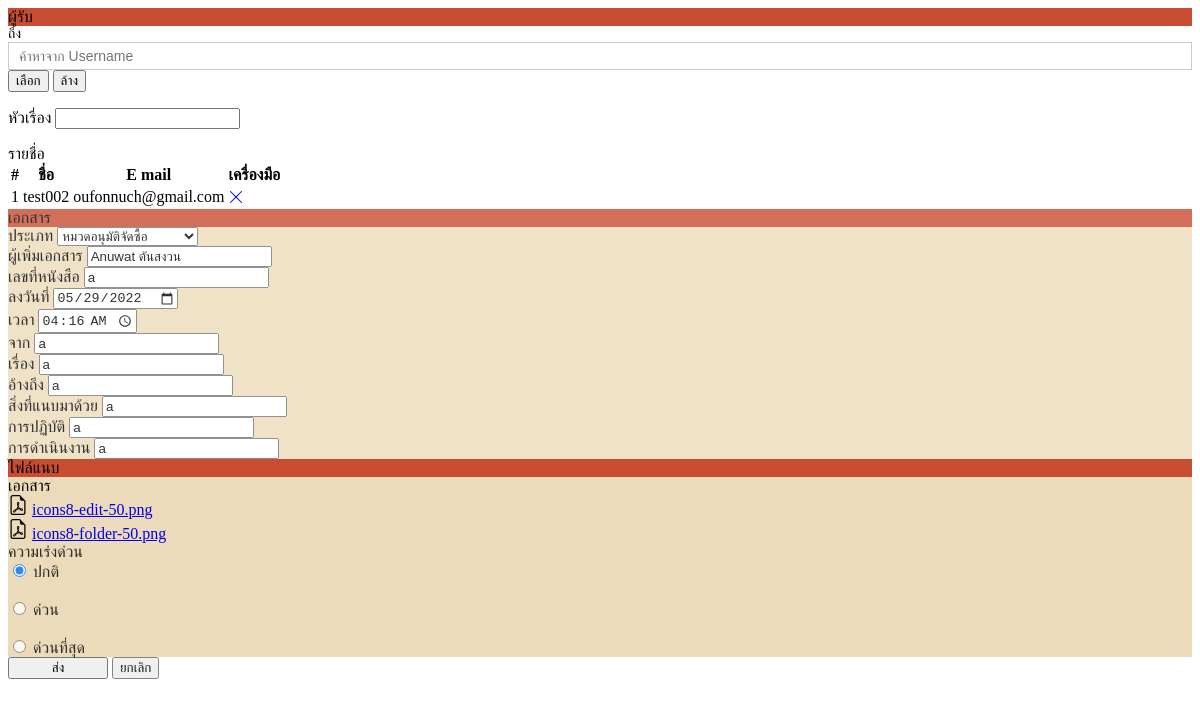
Before: /send_mail.php?doc_id=20 with the older database file.
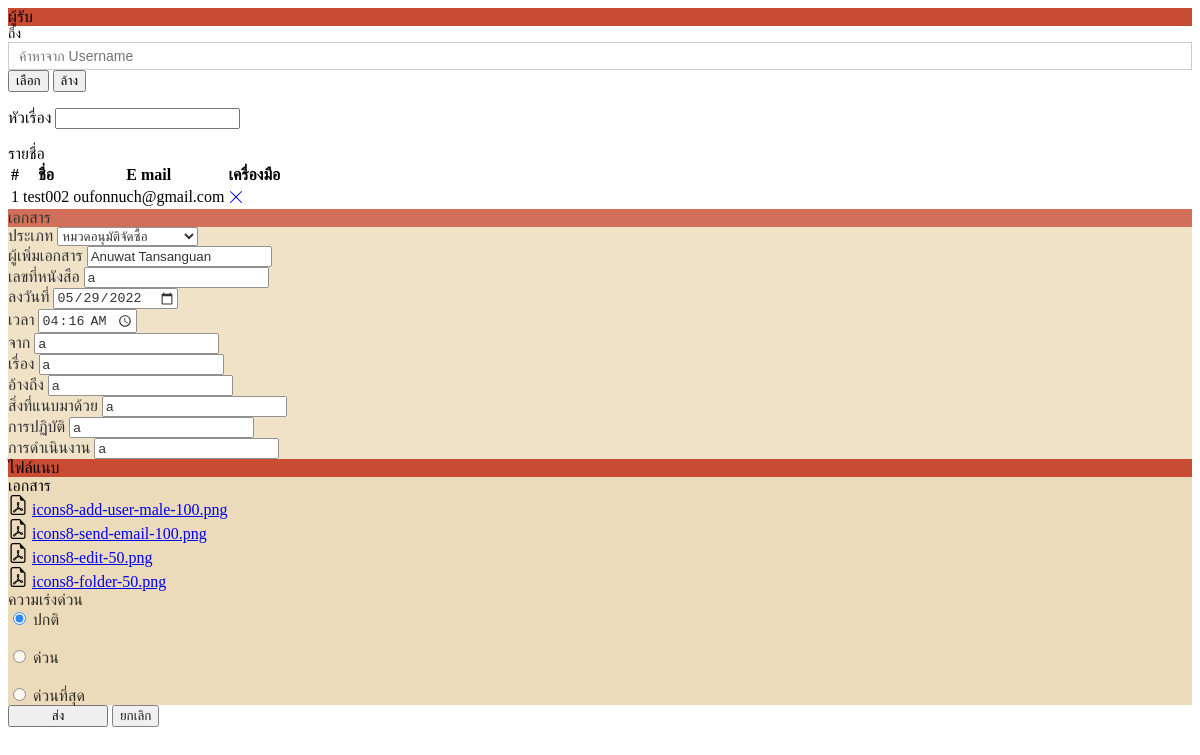
After: the same page with the newer database file.
### tables this page shows
CREATE TABLE `send_mail` (
  `send_mail_id` int(11) NOT NULL,
  `user_id` int(11) NOT NULL,
  `doc_id` int(11) NOT NULL,
  `doc_status_id` int(2) NOT NULL DEFAULT 1,
  `doc_traffic_id` int(11) NOT NULL DEFAULT 1
);

CREATE TABLE `user` (
  `user_id` int(11) NOT NULL,
  `user_username` varchar(50) NOT NULL,
  `user_password` varchar(50) NOT NULL,
  `user_name` varchar(30) NOT NULL,
  `user_lineid` varchar(30) NOT NULL,
  `user_email` varchar(100) NOT NULL,
  `user_tel` varchar(10) NOT NULL,
  `post_id` int(11) NOT NULL,
  `dept_id` int(11) NOT NULL,
  `level_id` int(11) NOT NULL
);

CREATE TABLE `doc_user_file` (
  `doc_user_file_id` int(11) NOT NULL,
  `doc_id` int(11) NOT NULL,
  `doc_user_file_name` varchar(255) NOT NULL
);

### send_mail.php (the view, shortened to what the changed rows need)
<?php
$doc_id = $_GET['doc_id'];
$sql = "SELECT * FROM `document` WHERE `doc_id` = $doc_id";
$result = mysqli_query($conn, $sql);
$row = mysqli_fetch_assoc($result);
$user_id = $row['user_id'];
$sql_user = "SELECT * FROM `user` WHERE `user_id` = $user_id";
$result_user =  mysqli_query($conn, $sql_user);
$row_user = mysqli_fetch_assoc($result_user);
$user_name = $row_user['user_name'];
?><style>
<div class="row">
    <div class="col-6 shadow p-3 mb-5 bg-white">
        <div class="col-12">
            <div class="row">
                <div class="col-12 table-responsive border">
                    <?php
                    $send_mail = "SELECT * FROM `send_mail` WHERE `doc_id` = $doc_id";
                    $qry_send_mail = mysqli_query($conn, $send_mail);
                    $i = 1;
                    $user_email = array();
                    $send_email_id = array();
                    if (mysqli_num_rows($qry_send_mail) > 0) { ?>
                        <table class="table table-striped table-sm">
                            <thead>
                                <tr>
                                    <th>#</th>
                                    <th>ชื่อ</th>
                                    <th>E mail</th>
                                    <th>เครื่องมือ</th>
                                </tr>
                            </thead>
                            <tbody class="fs-6">
                                <?php while ($row_send_mail = mysqli_fetch_assoc($qry_send_mail)) {
                                    $sm_user_id =  $row_send_mail['user_id'];
                                    $sql_get_username = "SELECT * FROM `user` WHERE `user_id` = $sm_user_id";
                                    $sm_username = mysqli_fetch_assoc(mysqli_query($conn, $sql_get_username))['user_username'];
                                    $sm_email = mysqli_fetch_assoc(mysqli_query($conn, $sql_get_username))['user_email'];
                                    array_push($user_email, $sm_email);
                                    array_push($send_email_id, $row_send_mail['send_mail_id']);
                                ?>
                                    <tr>
                                        <td><?php echo $i; ?></td>
                                        <td><?php echo $sm_username; ?></td>
                                        <td><?php echo $sm_email; ?></td>
                                        <td class="text-center">
                                            <a href="backend/admin/del_user_send.php?doc_id=<?php echo $row_send_mail['doc_id'] ?>&send_mail_id=<?php echo $row_send_mail['send_mail_id'] ?>">
                                            </a>
                                        </td>
                                    </tr>
                                <?php
                                    $i++;
                                } ?>
                            </tbody>
                        </table>
                    <?php
                    } else {
                        echo "<div class='fw-6 fw-bold text-center mt-3'> ไม่พบการส่งหนังสือ </div>";
                    }
                    ?>
                </div>
            </div>
        </div>
    </div>
    <div class=" col-8 p-1 shadow p-3 mb-5 bg-white" style="background-color: #ECDBBA;pointer-events: none;opacity: 0.8;">
        <div class="row">
            <div class="col-6 md-2">
                <label for="id" class="col-form-label">ผู้เพิ่มเอกสาร</label>
                <input type="text" name="id" id="id" class="form-control" value="<?php echo $user_name ?>" required>
            </div>
        </div>
    </div>
    <div class="col-4 shadow p-3 mb-5 bg-white" style="background-color: #ECDBBA;">
        <?php
        $doc_id = $row['doc_id'];
        $sql_doc_file = "SELECT * FROM `doc_user_file` WHERE `doc_id` = $doc_id";
        $result_doc_file = mysqli_query($conn, $sql_doc_file);
        $doc_file = array();
        while ($row_doc_file = mysqli_fetch_assoc($result_doc_file)) {
            array_push($doc_file, $row_doc_file['doc_user_file_name']);
        ?>
            <div class="col-12">
                <a href="doc/<?php echo $row_doc_file['doc_user_file_name'] ?>"><?php echo $row_doc_file['doc_user_file_name'] ?></a>
            </div>
        <?php
        }
        ?>
    </div>
</div>

Changed rows visible on the page:
changed user: id "Anuwat ตันสงวน" → "Anuwat Tansanguan"
now on this page (row edited): doc_user_file: doc_user_file_name "icons8-add-user-male-100.png"
now on this page (row edited): doc_user_file: doc_user_file_name "icons8-send-email-100.png"
